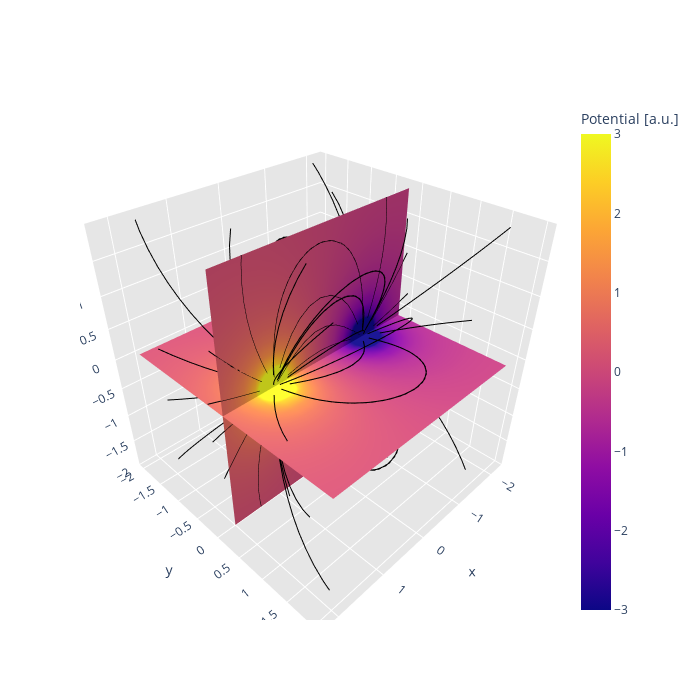

The notebook cell saved with this chart:
### Markdown cell above
The Cartesian coordinates $(x, y, z)$ is related to the spherical coordinates $(r, \theta, \varphi)$ as follows:

$$
\begin{aligned}
x & = r\sin\theta\cos\varphi \\
y & = r\sin\theta\sin\varphi \\
z & = r\cos\theta \\
\end{aligned}
$$

where $r \in [0, \infty)$, $\theta \in [0, \pi]$, $\varphi \in [0, 2\pi)$.

### Code cell
# charges and positions
charges=[ 
    charge(-1, [-1, 0, 0]), 
    charge( 1, [ 1, 0, 0]) 
]
 
# domain
x0, x1 = -2, 2
y0, y1 = -2, 2
z0, z1 = -2, 2

# calculate field lines
xs, ys, zs = [], [], []

N = 8
R = 0.3
for C in charges:
    # calculate field lines starting in current charge
    dt = 0.8*R
    if C.q < 0:
        dt = -dt
    # loop over field lines starting in different directions around current charge
    for theta, phi in product(np.linspace(0, np.pi, N), np.linspace(0, 2*np.pi*(N-1)/N, N)):
        r=ode(E_dir)
        r.set_integrator('vode')
        r.set_f_params(charges)
        # initial position of the electric field line
        x=[ C.pos[0] + np.sin(theta)*np.cos(phi)*R ]
        y=[ C.pos[1] + np.sin(theta)*np.sin(phi)*R ]
        z=[ C.pos[2] + np.cos(theta)*R ]
        r.set_initial_value([x[0], y[0], z[0]], 0)
        while r.successful():
            r.integrate(r.t + dt)
            x.append(r.y[0])
            y.append(r.y[1])
            z.append(r.y[2])
            hit_charge = False
            # check if field line left drwaing area or ends in some charge
            for C2 in charges:
                dist = np.sqrt((r.y[0]-C2.pos[0])**2+(r.y[1]-C2.pos[1])**2+(r.y[2]-C2.pos[2])**2)
                if dist < R:
                    hit_charge=True
            x_inside = x0 < r.y[0]  and r.y[0] < x1
            y_inside = y0 < r.y[1]  and r.y[1] < y1
            z_inside = z0 < r.y[2]  and r.y[2] < z1
            if hit_charge or (not x_inside) or (not y_inside) or (not z_inside):
                break
        xs.append(x)
        ys.append(y)
        zs.append(z)

data = []
for x, y, z in zip(xs, ys, zs):
    trace = go.Scatter3d(
        x=x, y=y, z=z,
        line=dict(color='#000000'),
        mode="lines",
        name="",
        showlegend=False,
    )
    data.append(trace)

# colormap of the electric field
# here, the cm.plasma is used
cmfunc = lambda x: 255*plt.cm.plasma(x)
pl_BrBG = [ [x, "rgb(%d,%d,%d)"%(255*cmfunc(x)[0],255*cmfunc(x)[1],255*cmfunc(x)[2])] for x in np.linspace(0,1,11) ]

def get_the_slice(x, y, z, surfacecolor, colorscale=pl_BrBG, showscale=False):
    # https://plot.ly/python/reference/#surface
    return go.Surface(
        x=x,
        y=y,
        z=z,
        surfacecolor=surfacecolor,
        colorscale=colorscale,
        showscale=showscale,
        name=""
    )

def get_lims_colors(surfacecolor):# color limits for a slice
    return np.min(surfacecolor), np.max(surfacecolor)

# z=0 slice
x = np.linspace(-2, 2, 20)
y = np.linspace(-2, 2, 20)
x, y = np.meshgrid(x, y)
z = np.zeros(x.shape)
surfcolor_z = V_total(x, y, z,charges)
slice_z = get_the_slice(x, y, z, surfcolor_z)

# y=0 slice
x = np.linspace(-2, 2, 20)
z = np.linspace(-2, 2, 20)
x, z=np.meshgrid(x, y)
y=np.zeros(x.shape)
surfcolor_y = V_total(x, y, z, charges)
slice_y = get_the_slice(x, y, z, surfcolor_y)

vmin, vmax = -3, 3
slice_z.update(cmin=vmin, cmax=vmax)
slice_y.update(cmin=vmin, cmax=vmax, 
               showscale=True,
               colorbar=go.surface.ColorBar(title='Potential [a.u.]'))

data.append(slice_z)
data.append(slice_y)

axis = dict(
    showbackground=True, 
    backgroundcolor="rgb(230, 230,230)",
    gridcolor="rgb(255, 255, 255)",      
    zerolinecolor="rgb(255, 255, 255)",  
)

layout = go.Layout(
    width=700,
    height=700,
    scene=go.layout.Scene(
        xaxis=go.layout.scene.XAxis(axis),
        yaxis=go.layout.scene.YAxis(axis), 
        zaxis=go.layout.scene.ZAxis(axis, range=[-2, 2]), 
        aspectratio=dict(x=1, y=1, z=1),
    ),
)

fig = dict(data=data, layout=layout)
py.iplot(fig)
